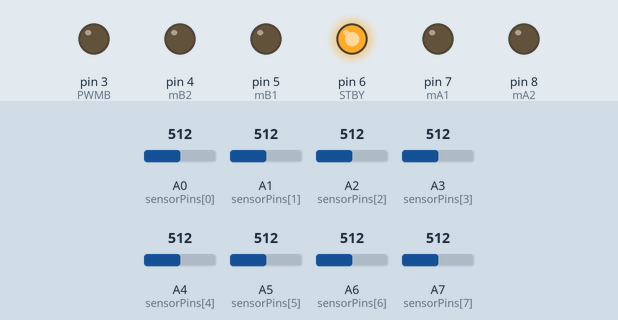
Simulated run of this program. Board: Arduino Nano, built with avr-gcc and run on an emulated ATmega328P. Shown: output pins drawn as LEDs (lit = HIGH). Inputs (shaded band) come from the test bench; at power-on: A0 (sensorPins[0]) = 512, A1 (sensorPins[1]) = 512, A2 (sensorPins[2]) = 512, A3 (sensorPins[3]) = 512, A4 (sensorPins[4]) = 512, A5 (sensorPins[5]) = 512, A6 (sensorPins[6]) = 512, A7 (sensorPins[7]) = 512. No radio packets arrive unless stated; pins used as bus, display or sensor lines are not drawn; what the program prints to the serial monitor is not drawn.

Above: at 1.2 s.
1.3 s: A0 (sensorPins[0]) set to 524
4.3 s: A1 (sensorPins[1]) set to 490
Timing chart, 0 to 7.3 s (numbered marks = the images above; inputs shaded):
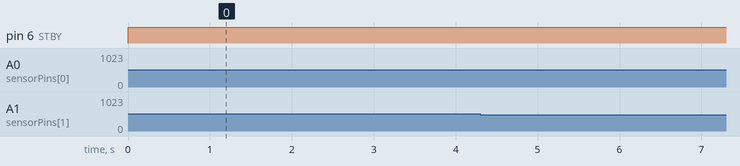

The program:

main.cpp
```cpp
#include <Arduino.h>
#include <SPI.h>
#include <RF24.h>
#include <nRF24L01.h>

#define mA1 7
#define mA2 8
#define mB1 5
#define mB2 4
#define STBY 6
#define PWMA 9
#define PWMB 3

const byte sensorPins[9] = {A0, A1, A2, A3, A4, A5, A6, A7, 2};
const double sensorWeights[8] = {-4.1, -3.4, -2.2, -1.2, 1.2, 2.2, 3.4, 4.1};
int sensorVals[8], weightedSensorVals[8];


const byte address[][6] = {"00001", "00002"};
RF24 radio(10,9);
#define transmissonInterval 500 //ms
int prev_t=0;

double kp, kd, ki = 0.0;


void forward(bool,bool,int);
void radioComs();
void readSensorVals();
void calculateWeightedSensorVals();
double calculateError();

void setup() {
  Serial.begin(57600);

  pinMode(STBY, OUTPUT);
  pinMode(mA1, OUTPUT);
  pinMode(mA2, OUTPUT);
  pinMode(mB1, OUTPUT);
  pinMode(mB2, OUTPUT);
  pinMode(PWMA, OUTPUT);
  pinMode(PWMB, OUTPUT);

  for(int i=0; i<8; i++){
    pinMode(sensorPins[i], INPUT);
  }

  pinMode(sensorPins[8], OUTPUT);
  digitalWrite(sensorPins[8], HIGH);

  radio.begin();
  radio.openWritingPipe(address[0]);
  radio.openReadingPipe(1,address[1]);
  radio.setChannel(76);
  radio.setDataRate(RF24_250KBPS);
  radio.setPALevel(RF24_PA_MAX);
}


void loop() {
  forward(false, false, 200);
  readSensorVals();
  calculateWeightedSensorVals();
  double error = calculateError();
  radioComs();

}

void forward(bool m1, bool m2, int speed){

  digitalWrite(STBY, HIGH);

  if(m1){
    digitalWrite(mA1, HIGH);
    digitalWrite(mA2, LOW);
    analogWrite(PWMA, speed);
  }
  else{
    digitalWrite(mA1, LOW);
    digitalWrite(mA2, LOW);
  }

  if(m2){
    digitalWrite(mB1, HIGH);
    digitalWrite(mB2, LOW);
    analogWrite(PWMB, speed);
  }
  else{
    digitalWrite(mB1, LOW);
    digitalWrite(mB2, LOW);
  }
}


void readSensorVals(){
  for(int i=0; i<8; i++){
    sensorVals[i] = analogRead(sensorPins[i]);
  }
  for( int i = 0; i < 8; i++){
    Serial.print("SensorVal");
    Serial.print(i);
    Serial.print(":");
    Serial.print(sensorVals[i]);
    Serial.print("\t");
  }
  Serial.println("");
  Serial.println("------------------------------------------------");
  Serial.println("");
}

void radioComs(){
  radio.stopListening();
  if(millis() - prev_t > transmissonInterval){
    radio.write(&sensorVals, sizeof(sensorVals));
    prev_t = millis();
  }

  radio.startListening();
  if(radio.available()){
    int pidConstants[3];
    radio.read(&pidConstants, sizeof(pidConstants));
    Serial.print(pidConstants[0]);
    Serial.print(pidConstants[1]);
    Serial.println(pidConstants[2]);
  }
}


void calculateWeightedSensorVals(){
  for(int i = 0; i<8; i++){
    weightedSensorVals[i] = sensorVals[i]*sensorWeights[i];
  }

}

double calculateError(){
  double weightedSum, rawSum, error = 0;

  for(int i = 0; i < 8; i++){
    rawSum += sensorVals[i];
    weightedSum += weightedSensorVals[i];
  }
  error = weightedSum / rawSum;
  Serial.print("Error: ");
  Serial.println(error);
  return error;
}
```

Measured:
- after the input at 1.3 s, every drawn part: stays the same
- after the input at 4.3 s, every drawn part: stays the same
